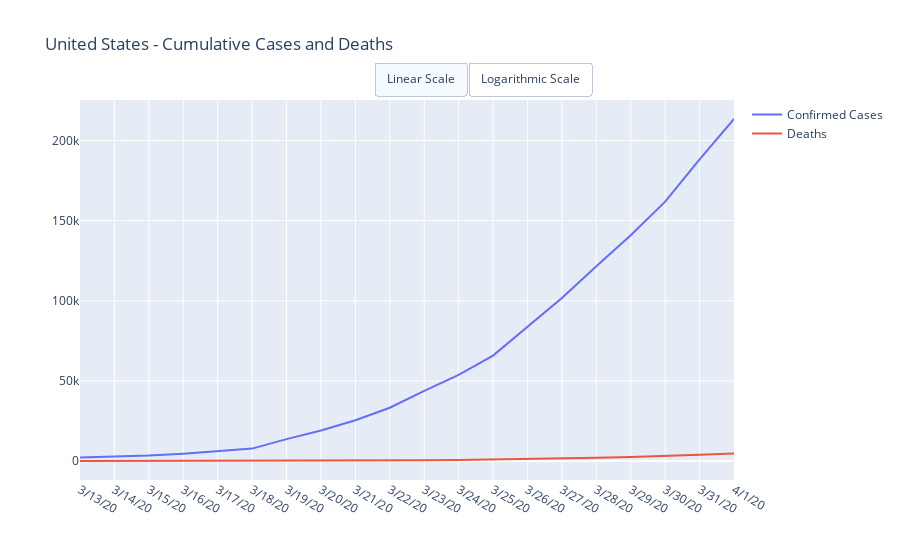

Notebook code for this chart:
### Markdown cell above
# United States - Aggregate Data

### Code cell
dfUSConfirmed = dfConfirmedGlobal[dfConfirmedGlobal['Country/Region'] == 'US'].copy()
dfUSDeaths =  dfDeathsGlobal[dfConfirmedGlobal['Country/Region'] == 'US'].copy()

trace1 = go.Scatter(
    x = dfUSConfirmed.columns[-DEFAULT_DAYS:],
    y = dfUSConfirmed.iloc[0][-DEFAULT_DAYS:], name = 'Confirmed Cases')

trace2 = go.Scatter(
    x = dfUSDeaths.columns[-DEFAULT_DAYS:],
    y = dfUSDeaths.iloc[0][-DEFAULT_DAYS:], name = 'Deaths')

data = [trace1, trace2]
layout = dict(title = 'United States - Cumulative Cases and Deaths', updatemenus=LogLinearScale)

py.iplot(dict(data=data, layout=layout))
dfUSConfirmed['Category'] = 'Confirmed Cases'
dfUSConfirmed = dfUSConfirmed.set_index(['Country/Region', 'Category'])
dfUSDeaths['Category'] = 'Deaths'
dfUSDeaths = dfUSDeaths.set_index(['Country/Region', 'Category'])

dfUSCombined = pd.concat([dfUSConfirmed, dfUSDeaths])
dfUSCombined[dfUSCombined.columns[-DEFAULT_DAYS:]].style.format(IntegerFormatter)

### Figure 1 — Plotly figure (JSON) as saved in the notebook; plotly's stock layout.template omitted (floating-point values rounded to 4 significant figures)
{"data": [{"name": "Confirmed Cases", "type": "scatter", "x": ["3/13/20", "3/14/20", "3/15/20", "3/16/20", "3/17/20", "3/18/20", "3/19/20", "3/20/20", "3/21/20", "3/22/20", "3/23/20", "3/24/20", "3/25/20", "3/26/20", "3/27/20", "3/28/20", "3/29/20", "3/30/20", "3/31/20", "4/1/20"], "y": [2179, 2727, 3499, 4632, 6421, 7783, 13677, 19100, 25489, 33276, 43847, 53740, 65778, 83836, 101657, 121478, 140886, 161807, 188172, 213372]}, {"name": "Deaths", "type": "scatter", "x": ["3/13/20", "3/14/20", "3/15/20", "3/16/20", "3/17/20", "3/18/20", "3/19/20", "3/20/20", "3/21/20", "3/22/20", "3/23/20", "3/24/20", "3/25/20", "3/26/20", "3/27/20", "3/28/20", "3/29/20", "3/30/20", "3/31/20", "4/1/20"], "y": [47, 54, 63, 85, 108, 118, 200, 244, 307, 417, 557, 706, 942, 1209, 1581, 2026, 2467, 2978, 3873, 4757]}], "layout": {"title": {"text": "United States - Cumulative Cases and Deaths"}, "updatemenus": [{"active": 0, "buttons": [{"args": [{"visible": [true, true]}, {"yaxis": {"type": "linear"}}], "label": "Linear Scale", "method": "update"}, {"args": [{"visible": [true, true]}, {"yaxis": {"type": "log"}}], "label": "Logarithmic Scale", "method": "update"}], "direction": "right", "type": "buttons", "x": 0.45, "xanchor": "left", "y": 1.1, "yanchor": "top"}]}}
